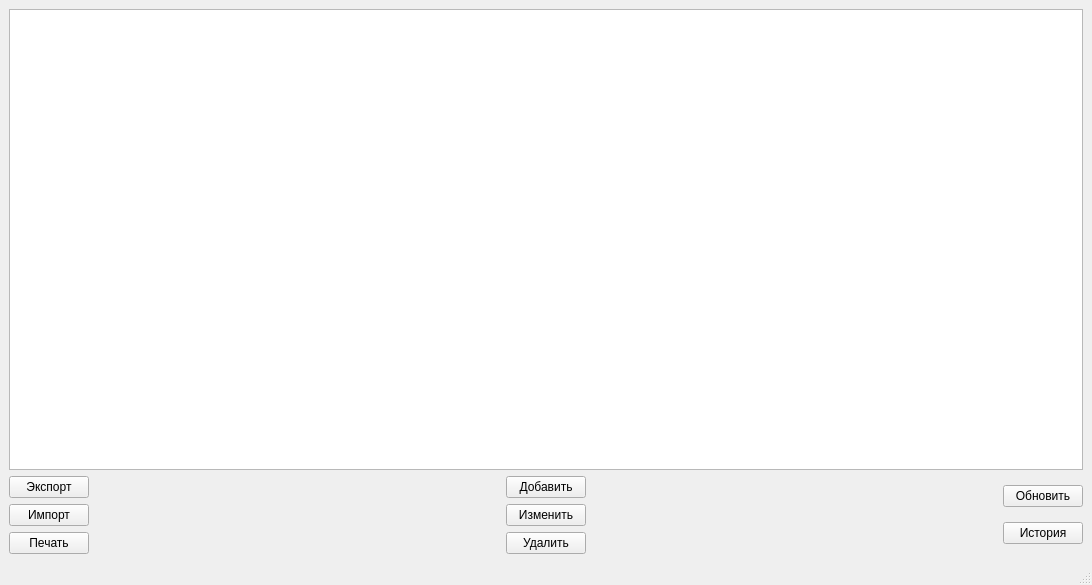
<?xml version="1.0" encoding="UTF-8"?>
<ui version="4.0">
 <class>MainWindow</class>
 <widget class="QMainWindow" name="MainWindow">
  <property name="geometry">
   <rect>
    <x>0</x>
    <y>0</y>
    <width>1092</width>
    <height>585</height>
   </rect>
  </property>
  <property name="sizePolicy">
   <sizepolicy hsizetype="Preferred" vsizetype="Preferred">
    <horstretch>0</horstretch>
    <verstretch>0</verstretch>
   </sizepolicy>
  </property>
  <property name="windowTitle">
   <string>MainWindow</string>
  </property>
  <widget class="QWidget" name="centralwidget">
   <property name="sizePolicy">
    <sizepolicy hsizetype="Ignored" vsizetype="Expanding">
     <horstretch>0</horstretch>
     <verstretch>0</verstretch>
    </sizepolicy>
   </property>
   <property name="minimumSize">
    <size>
     <width>1092</width>
     <height>0</height>
    </size>
   </property>
   <layout class="QVBoxLayout" name="verticalLayout_5">
    <item>
     <layout class="QVBoxLayout" name="verticalLayout" stretch="0,0">
      <property name="sizeConstraint">
       <enum>QLayout::SetDefaultConstraint</enum>
      </property>
      <item>
       <widget class="QTableView" name="tableView">
        <property name="enabled">
         <bool>true</bool>
        </property>
       </widget>
      </item>
      <item>
       <layout class="QHBoxLayout" name="horizontalLayout">
        <item>
         <layout class="QVBoxLayout" name="verticalLayout_2">
          <item>
           <widget class="QPushButton" name="buttonExport">
            <property name="text">
             <string>Экспорт</string>
            </property>
           </widget>
          </item>
          <item>
           <widget class="QPushButton" name="buttonAdd_3">
            <property name="text">
             <string>Импорт</string>
            </property>
           </widget>
          </item>
          <item>
           <widget class="QPushButton" name="buttonExport_2">
            <property name="text">
             <string>Печать</string>
            </property>
           </widget>
          </item>
         </layout>
        </item>
        <item>
         <spacer name="horizontalSpacer_2">
          <property name="orientation">
           <enum>Qt::Horizontal</enum>
          </property>
          <property name="sizeHint" stdset="0">
           <size>
            <width>40</width>
            <height>20</height>
           </size>
          </property>
         </spacer>
        </item>
        <item>
         <layout class="QVBoxLayout" name="verticalLayout_4">
          <item>
           <widget class="QPushButton" name="buttonAdd">
            <property name="text">
             <string>Добавить</string>
            </property>
           </widget>
          </item>
          <item>
           <widget class="QPushButton" name="buttonChange">
            <property name="text">
             <string>Изменить</string>
            </property>
           </widget>
          </item>
          <item>
           <widget class="QPushButton" name="buttonDelete">
            <property name="text">
             <string>Удалить</string>
            </property>
           </widget>
          </item>
         </layout>
        </item>
        <item>
         <spacer name="horizontalSpacer">
          <property name="orientation">
           <enum>Qt::Horizontal</enum>
          </property>
          <property name="sizeHint" stdset="0">
           <size>
            <width>40</width>
            <height>20</height>
           </size>
          </property>
         </spacer>
        </item>
        <item>
         <layout class="QVBoxLayout" name="verticalLayout_3">
          <item>
           <widget class="QPushButton" name="pushButton">
            <property name="text">
             <string>Обновить</string>
            </property>
           </widget>
          </item>
          <item>
           <widget class="QPushButton" name="buttonAdd_2">
            <property name="text">
             <string>История</string>
            </property>
           </widget>
          </item>
         </layout>
        </item>
       </layout>
      </item>
     </layout>
    </item>
   </layout>
  </widget>
  <widget class="QMenuBar" name="menubar">
   <property name="geometry">
    <rect>
     <x>0</x>
     <y>0</y>
     <width>1092</width>
     <height>23</height>
    </rect>
   </property>
  </widget>
  <widget class="QStatusBar" name="statusbar"/>
 </widget>
 <resources/>
 <connections/>
</ui>
